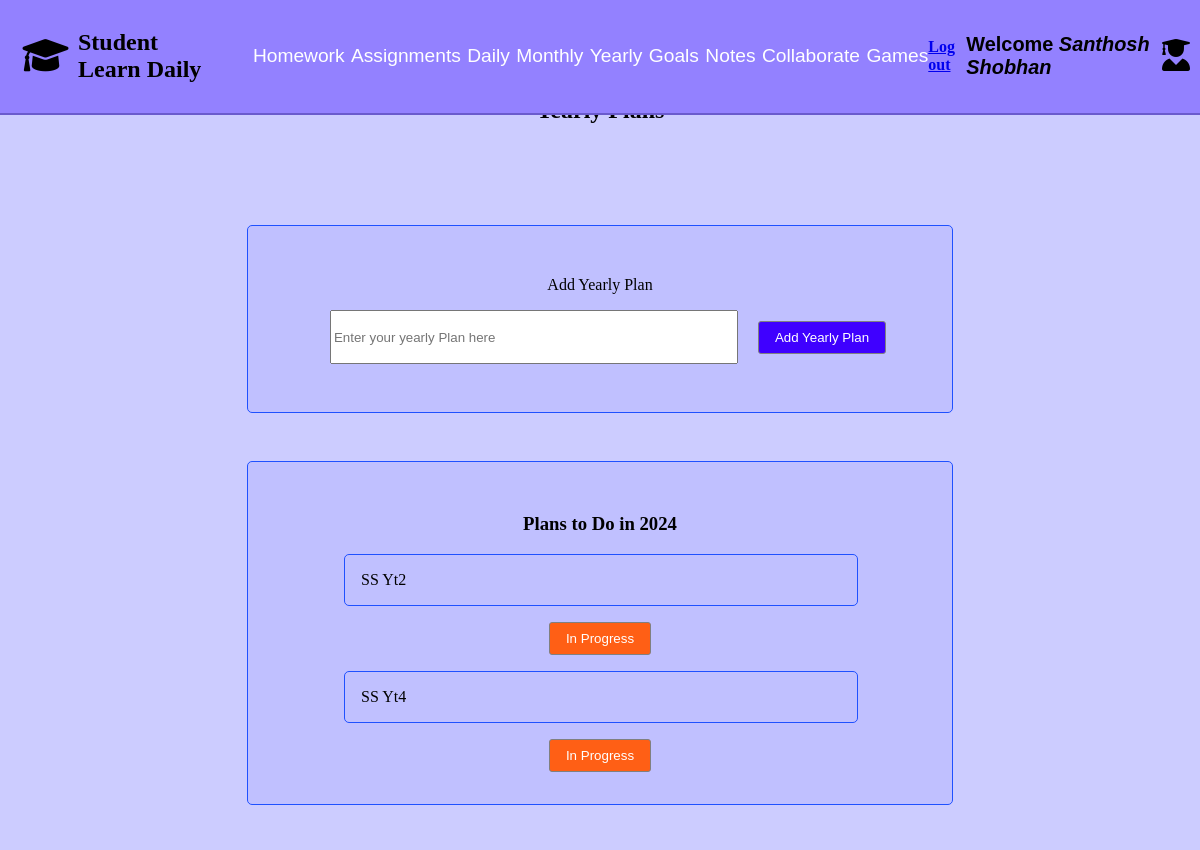
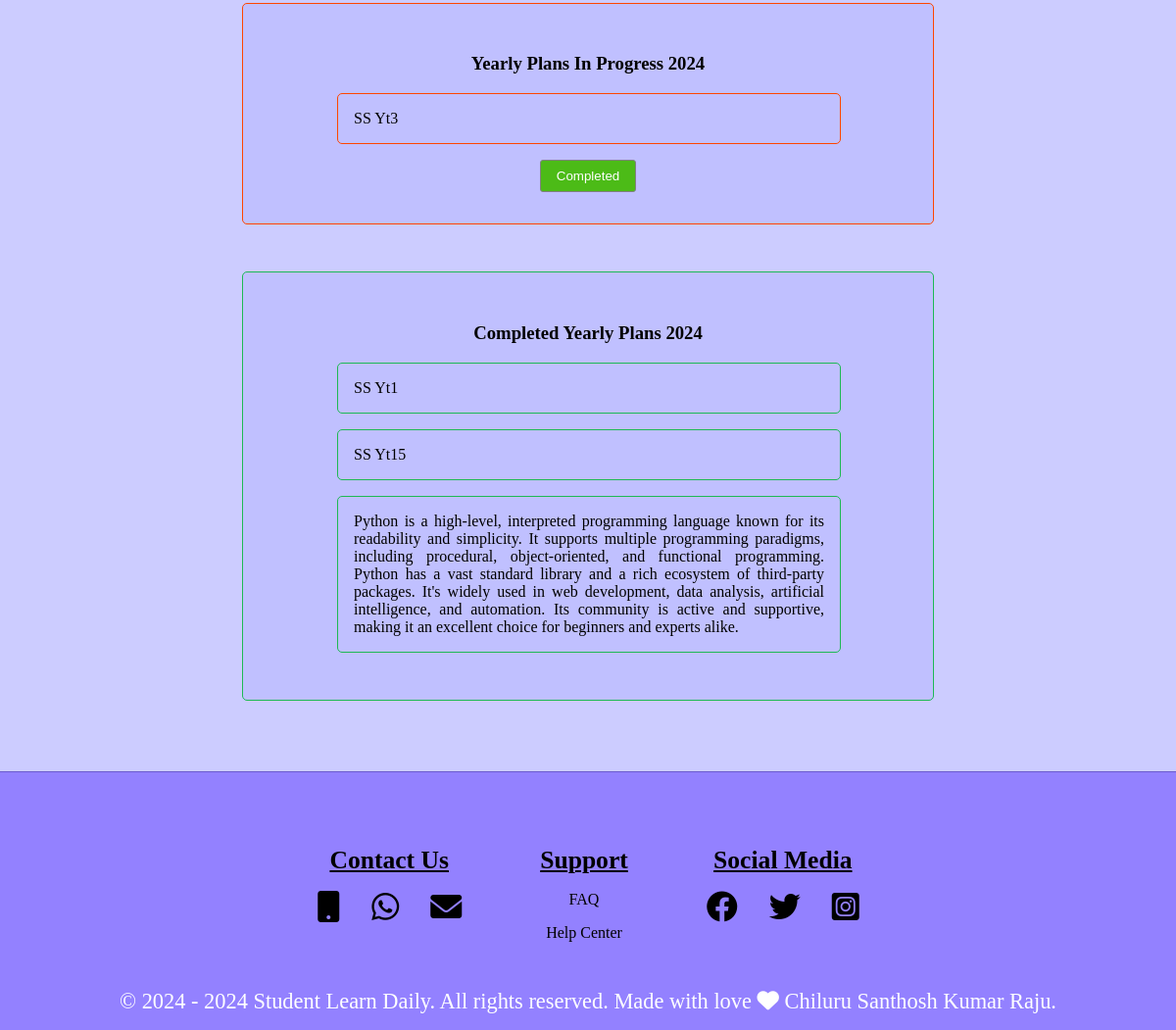
The app's page /studentyearlypage/8/ with its own data (2 pictures, top to bottom).
### studentyearlyapp/models.py (models this page shows, shortened)
class studentyearlyplan(models.Model):
      student = models.ForeignKey(StudentRegistrationModel,on_delete=models.CASCADE,null=True)
      yearly_plan = models.TextField(null=True)
      yealy_plan_status = models.CharField(max_length=500,null=True,default="To Do")

### studentyearlyapp/views.py (the view)
# urls.py: path('studentyearlypage/<int:student_id>/',views.studentyearlypage,name="studentyearlypage")
def studentyearlypage(request,student_id):
    student = get_object_or_404(StudentRegistrationModel,id=student_id)
    student_name = f"{student.first_name} {student.last_name}"
    form = studentyealyform(request.POST or None)
    now = datetime.datetime.now()
    curr_year = now.year
    yearly_plans_todos = studentyearlyplan.objects.filter(student=student,yealy_plan_status="To Do")
    yealy_plans_inp = studentyearlyplan.objects.filter(student=student,yealy_plan_status="In Progress")
    yearly_plans_completed = studentyearlyplan.objects.filter(student=student,yealy_plan_status="Completed")
    if request.method == 'POST':
        if 'addyearlyplan' in request.POST:
            if form.is_valid():
               yearly_plan = form.save(commit=False)
               yearly_plan.student = student
               yearly_plan.save()
               messages.success(request,'Yearly plan added successfully!')
               return redirect('studentyearlypage',student_id=student_id)
            else:
               messages.error(request,'Form is not valid')
        if 'yearlyplaninp' in request.POST:
            yearly_plan_id = request.POST.get('yearly_id')
            if yearly_plan_id:
                yearly_plan = get_object_or_404(studentyearlyplan,student=student,id=yearly_plan_id)
                yearly_plan.yealy_plan_status = 'In Progress'
                yearly_plan.save()
                messages.success(request,'yearly plan status updated to In Progress')
                return redirect('studentyearlypage',student_id=student_id)
            else:
               messages.error(request,'Form is not valid')
        if 'yearlyplancomp' in request.POST:
            yearly_plan_id = request.POST.get('yearly_id')
            if yearly_plan_id:
                yearly_plan = get_object_or_404(studentyearlyplan,student=student,id=yearly_plan_id)
                yearly_plan.yealy_plan_status = 'Completed'
                yearly_plan.save()
                messages.success(request,'Yearly plan status updated to Completed')
                return redirect('studentyearlypage',student_id=student_id)
            else:
                messages.error(request,'Form is not valid')
    else:
        form = studentyealyform()
    return render(request,'studentyearly.html',{
        'student_name':student_name,
        'student_id':student_id,
        'curr_year':curr_year,
        'form':form,
        'yearly_plans_todos':yearly_plans_todos,
        'yealy_plans_inp':yealy_plans_inp,
        'yearly_plans_completed':yearly_plans_completed
    })

### studentyearlyapp/forms.py
class studentyealyform(forms.ModelForm):
    class Meta:
         model = studentyearlyplan
         fields = ['yearly_plan',]
         widgets = {
              'yearly_plan':forms.TextInput(attrs={
                   'placeholder': 'Enter your yearly Plan here',
                   'class': 'Add-yearly-plan-input-box'
              })
         }

### context_processors/user_context.py (called while the page is built)
def student_context(request):
    student_name = ""
    student_id = request.session.get('student_id')
    if student_id:
        try:
            student = StudentRegistrationModel.objects.get(pk=student_id)
            student_name = f"{student.first_name} {student.last_name}"
        except StudentRegistrationModel.DoesNotExist:
            student_name = ""
    return {
        'student_name': student_name
    }

### Student_Learn_Daily_Project/templates/studentyearly.html (shortened to what this page needs)
{% extends "studentloginbase.html" %}
{% load static %}
{% block css %}
<link rel="stylesheet" href="{% static 'studentyearly.css' %}">
    <link rel="stylesheet" href="https://cdnjs.cloudflare.com/ajax/libs/font-awesome/6.0.0-beta3/css/all.min.css">
    <link rel="stylesheet" href="https://cdnjs.cloudflare.com/ajax/libs/toastr.js/latest/toastr.min.css">
{% endblock css %}
{% block content %}
<section id="student-yearly-plan-id" class="Student-yearly-plan-section">
    <h2 class="student-yearly-heading">Yearly Plans</h2>
    <div class="add-yearly-plan-form">
        <form class="add-yearly-plan-submit-form" method="post">
            <label for="Adname">Add Yearly Plan </label><br>
            {{ form.yearly_plan }}
            <input type="submit" name="addyearlyplan" value="Add Yearly Plan" class="add-yearly-plan-button">
        </form>
    </div>
    <div class="yearly-plans-to-do">
        <h3 class="yearly-plans-to-do-heading">Plans to Do in {{ curr_year }} </h3>
        <div>
            {% if yearly_plans_todos %}
            {% for yealy_plan_t in yearly_plans_todos %}
            <p class="yearly-plans-to-do-list-p"> {{ yealy_plan_t.yearly_plan }} </p>
            <form method="post">
            <button type="submit" name="yearlyplaninp" class="yearly-plans-to-do-in-progress-btn">In Progress</button>
            </form>
            {% endfor %}
            {% else %}
            <p class="yearly-plans-to-do-list-p">No plans in the to-do list for {{ curr_year }}  </p>
            {% endif %}
        </div>
    </div>
    <div class="yearly-plan-in-progress">
        <h3 class="yearly-plan-in-progress-heading">Yearly Plans In Progress {{ curr_year }} </h3>
        <div>
            {% if yealy_plans_inp %}
            {% for yearly_plan_p in yealy_plans_inp %}
            <p class="yearly-plan-in-progress-list-p"> {{ yearly_plan_p.yearly_plan }} </p>
            <form method="post">
            <button type="submit" name="yearlyplancomp" class="yearly-plan-complete-btn">Completed</button>
            </form>
            {% endfor %}
            {% else %}
            <p class="yearly-plan-in-progress-list-p"> No plans in the In Progress list for {{ curr_year }} </p>
            {% endif %}
        </div>
    </div>
    <div class="yearly-plans-all-completed">
        <h3 class="assignments-all-completed-heading">Completed Yearly Plans {{ curr_year }}  </h3>
        <div>
            {% if yearly_plans_completed %}
            {% for yearly_plan_c in yearly_plans_completed %}
            <p class="yearly-plans-completed-list-p"> {{ yearly_plan_c.yearly_plan }} </p>
            {% endfor %}
            {% else %}
            <p class="yearly-plans-completed-list-p"> No plans in the completed list for {{ curr_year }} </p>
            {% endif %}
        </div>
    </div>
</section>
{% endblock content %}

### Student_Learn_Daily_Project/static/studentyearly.css (style rules this page uses)
.Student-yearly-plan-section { background-color: #CCCCFF; padding: 1.5rem; }
.student-yearly-heading { text-align: center; padding: 3.3rem; }
.add-yearly-plan-form { width: 100%; max-width: 40rem; height: auto; border: 0.063rem solid #1F51FF; border-radius: 0.3125rem; padding: 2rem; margin: 3rem auto; background-color: #C0C0FF; text-align: center; }
.Add-yearly-plan-input-box { width: 25rem; height: 3rem; margin: 1rem; }
.add-yearly-plan-button { width: auto; height: auto; padding: 0.5rem 1rem; background-color: #3F00FF; color: #fff; border: 0.1rem solid grey; border-radius: 0.1875rem; cursor: pointer; text-align: center; display: inline-block; }
.yearly-plans-to-do-heading { text-align: center; }
.yearly-plans-to-do { width: 100%; max-width: 40rem; height: auto; border: 0.063rem solid #1F51FF; border-radius: 0.3125rem; padding: 2rem; margin: 3rem auto; background-color: #C0C0FF; text-align: center; }
.yearly-plans-to-do-list-p { border: 0.063rem solid #1F51FF; border-radius: 0.3125rem; width: 30rem; height: auto; padding: 1rem; margin-left: 4rem; text-align: center; text-align: justify; }
.yearly-plans-to-do-in-progress-btn { width: auto; height: auto; padding: 0.5rem 1rem; background-color: #FF5F15; color: #fff; border: 0.1rem solid grey; border-radius: 0.1875rem; cursor: pointer; text-align: center; display: inline-block; }
.yearly-plan-in-progress { width: 100%; max-width: 40rem; height: auto; border: 0.063rem solid #FF4500; border-radius: 0.3125rem; padding: 2rem; margin: 3rem auto; background-color: #C0C0FF; text-align: center; }
.yearly-plan-in-progress-list-p { border: 0.063rem solid #FF4500; border-radius: 0.3125rem; width: 30rem; height: auto; padding: 1rem; margin-left: 4rem; text-align: center; text-align: justify; }
.yearly-plan-complete-btn { width: auto; height: auto; padding: 0.5rem 1rem; background-color: #4CBB17; color: #fff; border: 0.1rem solid grey; border-radius: 0.1875rem; cursor: pointer; text-align: center; display: inline-block; }
.yearly-plans-all-completed { width: 100%; max-width: 40rem; height: auto; border: 0.063rem solid #1DB954; border-radius: 0.3125rem; padding: 2rem; margin: 3rem auto; background-color: #C0C0FF; text-align: center; }
.yearly-plans-completed-list-p { border: 0.063rem solid #1DB954; border-radius: 0.3125rem; width: 30rem; height: auto; padding: 1rem; margin-left: 4rem; text-align: center; text-align: justify; }

### records on screen
studentyearlyplan: yearly_plan "SS Yt2"
studentyearlyplan: yearly_plan "SS Yt4"
studentyearlyplan: yearly_plan "SS Yt3"
studentyearlyplan: yearly_plan "SS Yt1"
studentyearlyplan: yearly_plan "SS Yt15"
studentyearlyplan: yearly_plan "Python is a high-level, interpreted programming language known for its readability and simplicity. It supports multiple programming paradigms, including procedural, object-oriented, and functional programming. Python has a vast standard library and a rich ecosystem of third-party packages. It's widely used in web development, data analysis, artificial intelligence, and automation. Its community is active and supportive, making it an excellent choice for beginners and experts alike."

### other values on screen
{{ student_name }} "Santhosh Shobhan"
